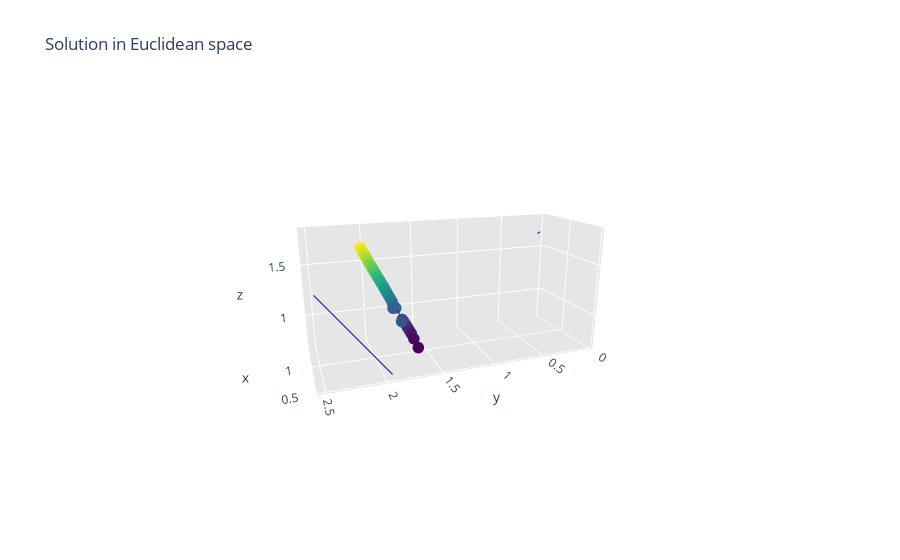

This figure's notebook cell:
### Code cell
import plotly as py
import plotly.graph_objects as go
import numpy as np

data = []
for i in range(0,N_DIV,5):
    continue
    sdf = solution[(solution['t_0'] == i) & (solution['t_1']%5 == 0) & (solution['t_2']%5 == 0)]
    sdf = sdf.pivot_table(values=['median_x', 'median_y', 'median_z'], index='t_1', columns='t_2')

    surface = go.Surface(x=sdf['median_x'], y=sdf['median_y'], z=sdf['median_z'], opacity=0.75, showscale=False, hoverinfo="skip")
    """surface = go.Scatter3d(x=sdf['median_x'], y=sdf['median_y'], z=sdf['median_z'], 
                           mode='markers',
                           marker=dict(
                               color=sdf['t_2'],
                               colorscale='Viridis',
                               opacity=0.8
                           ))"""

    data.append(surface)

for curve in curves:
    c = curve[::5]
    data.append(go.Scatter3d(x=c[:,0], y=c[:,1], z=c[:,2],
                             mode='lines',
                            marker=None, line=dict(color='darkblue', width=2)))
    
ans = solution[solution['weight'] > 1e-3]

data.append(go.Scatter3d(x=ans['median_x'], y=ans['median_y'], z=ans['median_z'],
                        mode='markers', marker=dict(
                            size=4,
                            color=np.arange(len(ans)),
                        colorscale='Viridis')))
    
layout = go.Layout(
    title='Solution in Euclidean space',
    scene=dict(
        xaxis=dict(
            gridcolor='rgb(255, 255, 255)',
            zerolinecolor='rgb(255, 255, 255)',
            showbackground=True,
            backgroundcolor='rgb(230, 230,230)'
        ),
        yaxis=dict(
            gridcolor='rgb(255, 255, 255)',
            zerolinecolor='rgb(255, 255, 255)',
            showbackground=True,
            backgroundcolor='rgb(230, 230,230)'
        ),
        zaxis=dict(
            gridcolor='rgb(255, 255, 255)',
            zerolinecolor='rgb(255, 255, 255)',
            showbackground=True,
            backgroundcolor='rgb(230, 230,230)'
        )
    )
)

fig = go.Figure(data=data, layout=layout)
fig.update_layout(showlegend=False)
py.offline.iplot(fig, filename='jupyter-parametric_plot')

### Figure 1 — Plotly figure (JSON) as saved in the notebook; plotly's stock layout.template omitted (floating-point values rounded to 4 significant figures)
{"data": [{"line": {"color": "darkblue", "width": 2}, "mode": "lines", "type": "scatter3d", "x": [0.5861, 0.6904, 0.7946, 0.8989, 1.003, 1.107, 1.212], "y": [1.724, 1.778, 1.832, 1.886, 1.94, 1.993, 2.047], "z": [0.9702, 1.088, 1.207, 1.325, 1.443, 1.562, 1.68]}, {"line": {"color": "darkblue", "width": 2}, "mode": "lines", "type": "scatter3d", "x": [0.5497, 0.6482, 0.7466, 0.8451, 0.9436, 1.042, 1.141], "y": [1.939, 2.031, 2.123, 2.215, 2.307, 2.399, 2.491], "z": [0.7036, 0.8016, 0.8996, 0.9976, 1.096, 1.194, 1.292]}, {"line": {"color": "darkblue", "width": 2}, "mode": "lines", "type": "scatter3d", "x": [0.6034, 0.7421, 0.8807, 1.019, 1.158, 1.297, 1.435], "y": [0.5705, 0.4815, 0.3926, 0.3037, 0.2147, 0.1258, 0.03685], "z": [1.817, 1.792, 1.767, 1.742, 1.716, 1.691, 1.666]}, {"marker": {"color": [0, 1, 2, 3, 4, 5, 6, 7, 8, 9, 10, 11, 12, 13, 14, 15, 16, 17, 18, 19, 20, 21, 22, 23, 24, 25, 26, 27, 28, 29, 30], "colorscale": [[0, "#440154"], [0.1111, "#482878"], [0.2222, "#3e4989"], [0.3333, "#31688e"], [0.4444, "#26828e"], [0.5556, "#1f9e89"], [0.6667, "#35b779"], [0.7778, "#6ece58"], [0.8889, "#b5de2b"], [1, "#fde725"]], "size": 4}, "mode": "markers", "type": "scatter3d", "x": [0.5023, 0.5914, 0.63, 0.6498, 0.6698, 0.6895, 0.7034, 0.7137, 0.6755, 0.7967, 0.7962, 0.8235, 0.8392, 0.8582, 0.8784, 0.8996, 0.9197, 0.939, 0.9616, 0.982, 1.003, 1.024, 1.045, 1.066, 1.086, 1.107, 1.129, 1.149, 1.17, 1.191, 1.212], "y": [1.722, 1.734, 1.745, 1.756, 1.767, 1.778, 1.789, 1.8, 1.815, 1.858, 1.834, 1.853, 1.856, 1.865, 1.875, 1.887, 1.896, 1.905, 1.918, 1.928, 1.939, 1.95, 1.961, 1.972, 1.982, 1.993, 2.005, 2.015, 2.026, 2.037, 2.048], "z": [0.938, 0.9852, 1.019, 1.042, 1.065, 1.088, 1.108, 1.126, 1.123, 1.208, 1.208, 1.238, 1.257, 1.279, 1.302, 1.326, 1.349, 1.37, 1.396, 1.419, 1.443, 1.467, 1.491, 1.514, 1.538, 1.562, 1.586, 1.609, 1.633, 1.657, 1.681]}], "layout": {"autosize": true, "scene": {"aspectmode": "auto", "aspectratio": {"x": 0.6829, "y": 1.796, "z": 0.8152}, "camera": {"center": {"x": 0, "y": 0, "z": 0}, "eye": {"x": -2.675, "y": 0.9873, "z": 0.8787}, "projection": {"type": "perspective"}, "up": {"x": 0, "y": 0, "z": 1}}, "xaxis": {"backgroundcolor": "rgb(230, 230,230)", "gridcolor": "rgb(255, 255, 255)", "showbackground": true, "type": "linear", "zerolinecolor": "rgb(255, 255, 255)"}, "yaxis": {"backgroundcolor": "rgb(230, 230,230)", "gridcolor": "rgb(255, 255, 255)", "showbackground": true, "type": "linear", "zerolinecolor": "rgb(255, 255, 255)"}, "zaxis": {"backgroundcolor": "rgb(230, 230,230)", "gridcolor": "rgb(255, 255, 255)", "showbackground": true, "type": "linear", "zerolinecolor": "rgb(255, 255, 255)"}}, "showlegend": false, "title": {"text": "Solution in Euclidean space"}}}
